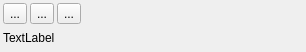
<?xml version="1.0" encoding="UTF-8"?>
<ui version="4.0">
 <class>IScrOptWptRadius</class>
 <widget class="QWidget" name="IScrOptWptRadius">
  <property name="geometry">
   <rect>
    <x>0</x>
    <y>0</y>
    <width>306</width>
    <height>52</height>
   </rect>
  </property>
  <property name="sizePolicy">
   <sizepolicy hsizetype="Expanding" vsizetype="Expanding">
    <horstretch>0</horstretch>
    <verstretch>0</verstretch>
   </sizepolicy>
  </property>
  <property name="windowTitle">
   <string>Form</string>
  </property>
  <layout class="QVBoxLayout" name="verticalLayout">
   <property name="spacing">
    <number>3</number>
   </property>
   <property name="leftMargin">
    <number>3</number>
   </property>
   <property name="topMargin">
    <number>3</number>
   </property>
   <property name="rightMargin">
    <number>3</number>
   </property>
   <property name="bottomMargin">
    <number>3</number>
   </property>
   <item>
    <layout class="QHBoxLayout" name="horizontalLayout">
     <property name="spacing">
      <number>3</number>
     </property>
     <property name="sizeConstraint">
      <enum>QLayout::SetNoConstraint</enum>
     </property>
     <item>
      <widget class="QToolButton" name="toolEdit">
       <property name="toolTip">
        <string>edit radius of circular area</string>
       </property>
       <property name="text">
        <string>...</string>
       </property>
       <property name="icon">
        <iconset resource="../../resources.qrc">
         <normaloff>:/icons/32x32/WptEditProx.png</normaloff>:/icons/32x32/WptEditProx.png</iconset>
       </property>
      </widget>
     </item>
     <item>
      <widget class="QToolButton" name="toolDelete">
       <property name="toolTip">
        <string>Delete circle defined by waypoint</string>
       </property>
       <property name="text">
        <string>...</string>
       </property>
       <property name="icon">
        <iconset resource="../../resources.qrc">
         <normaloff>:/icons/32x32/WptDelProx.png</normaloff>:/icons/32x32/WptDelProx.png</iconset>
       </property>
      </widget>
     </item>
     <item>
      <widget class="QToolButton" name="toolNogoArea">
       <property name="toolTip">
        <string>Switch between proximity and nogo-area</string>
       </property>
       <property name="text">
        <string>...</string>
       </property>
       <property name="icon">
        <iconset resource="../../resources.qrc">
         <normaloff>:/icons/32x32/NoGo.png</normaloff>:/icons/32x32/NoGo.png</iconset>
       </property>
       <property name="checkable">
        <bool>true</bool>
       </property>
      </widget>
     </item>
     <item>
      <spacer name="horizontalSpacer">
       <property name="orientation">
        <enum>Qt::Horizontal</enum>
       </property>
       <property name="sizeHint" stdset="0">
        <size>
         <width>0</width>
         <height>20</height>
        </size>
       </property>
      </spacer>
     </item>
    </layout>
   </item>
   <item>
    <widget class="QLabel" name="label">
     <property name="sizePolicy">
      <sizepolicy hsizetype="Expanding" vsizetype="Preferred">
       <horstretch>0</horstretch>
       <verstretch>0</verstretch>
      </sizepolicy>
     </property>
     <property name="minimumSize">
      <size>
       <width>0</width>
       <height>0</height>
      </size>
     </property>
     <property name="maximumSize">
      <size>
       <width>500</width>
       <height>16777215</height>
      </size>
     </property>
     <property name="text">
      <string>TextLabel</string>
     </property>
     <property name="wordWrap">
      <bool>true</bool>
     </property>
     <property name="textInteractionFlags">
      <set>Qt::LinksAccessibleByMouse|Qt::TextSelectableByMouse</set>
     </property>
    </widget>
   </item>
  </layout>
 </widget>
 <resources>
  <include location="../../resources.qrc"/>
 </resources>
 <connections/>
</ui>
